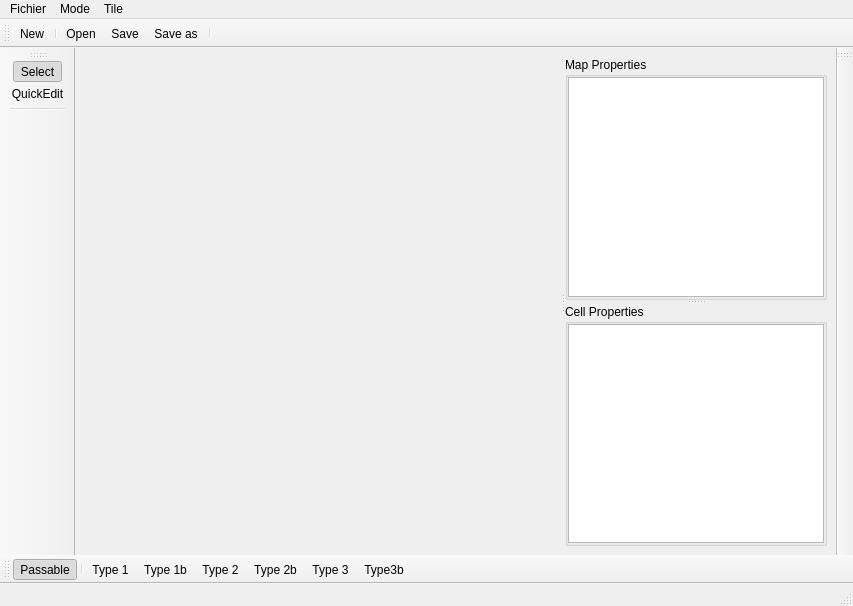
<?xml version="1.0" encoding="UTF-8"?>
<ui version="4.0">
 <class>MainWindow</class>
 <widget class="QMainWindow" name="MainWindow">
  <property name="geometry">
   <rect>
    <x>0</x>
    <y>0</y>
    <width>853</width>
    <height>606</height>
   </rect>
  </property>
  <property name="windowTitle">
   <string>RayCaster Map Editor</string>
  </property>
  <property name="windowIcon">
   <iconset resource="../../resources/swe.qrc">
    <normaloff>:/Main/mainIcon/mainIcon.svg</normaloff>:/Main/mainIcon/mainIcon.svg</iconset>
  </property>
  <widget class="QWidget" name="centralwidget">
   <layout class="QHBoxLayout" name="horizontalLayout">
    <item>
     <widget class="QSplitter" name="splitter_2">
      <property name="orientation">
       <enum>Qt::Horizontal</enum>
      </property>
      <widget class="we::RenderArea" name="DrawArea" native="true">
       <property name="sizePolicy">
        <sizepolicy hsizetype="Preferred" vsizetype="Preferred">
         <horstretch>1</horstretch>
         <verstretch>0</verstretch>
        </sizepolicy>
       </property>
       <property name="cursor">
        <cursorShape>CrossCursor</cursorShape>
       </property>
       <property name="mouseTracking">
        <bool>true</bool>
       </property>
      </widget>
      <widget class="QSplitter" name="splitter">
       <property name="orientation">
        <enum>Qt::Vertical</enum>
       </property>
       <widget class="QGroupBox" name="groupBox">
        <property name="title">
         <string>Map Properties</string>
        </property>
        <layout class="QGridLayout" name="gridLayout_2">
         <property name="leftMargin">
          <number>0</number>
         </property>
         <property name="topMargin">
          <number>0</number>
         </property>
         <property name="rightMargin">
          <number>0</number>
         </property>
         <property name="bottomMargin">
          <number>0</number>
         </property>
         <item row="0" column="0">
          <widget class="we::TableMap" name="tableMap"/>
         </item>
        </layout>
       </widget>
       <widget class="QGroupBox" name="groupBox_2">
        <property name="title">
         <string>Cell Properties</string>
        </property>
        <layout class="QGridLayout" name="gridLayout_3">
         <property name="leftMargin">
          <number>0</number>
         </property>
         <property name="topMargin">
          <number>0</number>
         </property>
         <property name="rightMargin">
          <number>0</number>
         </property>
         <property name="bottomMargin">
          <number>0</number>
         </property>
         <item row="0" column="0">
          <widget class="we::TableCell" name="tableCell"/>
         </item>
        </layout>
       </widget>
      </widget>
     </widget>
    </item>
   </layout>
  </widget>
  <widget class="QMenuBar" name="menuBar">
   <property name="geometry">
    <rect>
     <x>0</x>
     <y>0</y>
     <width>853</width>
     <height>22</height>
    </rect>
   </property>
   <widget class="QMenu" name="menuFichier">
    <property name="title">
     <string>Fichier</string>
    </property>
    <addaction name="actionNew"/>
    <addaction name="separator"/>
    <addaction name="actionOpen"/>
    <addaction name="actionSave"/>
    <addaction name="actionSave_as"/>
    <addaction name="separator"/>
    <addaction name="actionQuit"/>
   </widget>
   <widget class="QMenu" name="menuMode">
    <property name="title">
     <string>Mode</string>
    </property>
    <addaction name="actionSelect"/>
    <addaction name="actionQuickEdit"/>
   </widget>
   <widget class="QMenu" name="menuTile">
    <property name="title">
     <string>Tile</string>
    </property>
    <widget class="QMenu" name="menuWall">
     <property name="title">
      <string>Wall</string>
     </property>
     <addaction name="actionWallType_1"/>
     <addaction name="actionWallType_1b"/>
     <addaction name="actionWallType_2"/>
     <addaction name="actionWallType_2b"/>
     <addaction name="actionWallType_3"/>
     <addaction name="actionWallType_3b"/>
    </widget>
    <addaction name="actionPassable"/>
    <addaction name="separator"/>
    <addaction name="menuWall"/>
   </widget>
   <addaction name="menuFichier"/>
   <addaction name="menuMode"/>
   <addaction name="menuTile"/>
  </widget>
  <widget class="QStatusBar" name="statusBar"/>
  <widget class="QToolBar" name="topToolBar">
   <property name="windowTitle">
    <string>toolBar</string>
   </property>
   <attribute name="toolBarArea">
    <enum>TopToolBarArea</enum>
   </attribute>
   <attribute name="toolBarBreak">
    <bool>false</bool>
   </attribute>
   <addaction name="actionNew"/>
   <addaction name="separator"/>
   <addaction name="actionOpen"/>
   <addaction name="actionSave"/>
   <addaction name="actionSave_as"/>
   <addaction name="separator"/>
  </widget>
  <widget class="QToolBar" name="leftToolBar">
   <property name="windowTitle">
    <string>toolBar_2</string>
   </property>
   <attribute name="toolBarArea">
    <enum>LeftToolBarArea</enum>
   </attribute>
   <attribute name="toolBarBreak">
    <bool>false</bool>
   </attribute>
   <addaction name="actionSelect"/>
   <addaction name="actionQuickEdit"/>
   <addaction name="separator"/>
  </widget>
  <widget class="QToolBar" name="rightToolBar">
   <property name="windowTitle">
    <string>toolBar_3</string>
   </property>
   <attribute name="toolBarArea">
    <enum>RightToolBarArea</enum>
   </attribute>
   <attribute name="toolBarBreak">
    <bool>false</bool>
   </attribute>
  </widget>
  <widget class="QToolBar" name="bottomToolBar">
   <property name="windowTitle">
    <string>toolBar_4</string>
   </property>
   <attribute name="toolBarArea">
    <enum>BottomToolBarArea</enum>
   </attribute>
   <attribute name="toolBarBreak">
    <bool>false</bool>
   </attribute>
   <addaction name="actionPassable"/>
   <addaction name="separator"/>
   <addaction name="actionWallType_1"/>
   <addaction name="actionWallType_1b"/>
   <addaction name="actionWallType_2"/>
   <addaction name="actionWallType_2b"/>
   <addaction name="actionWallType_3"/>
   <addaction name="actionWallType_3b"/>
  </widget>
  <action name="actionNew">
   <property name="icon">
    <iconset resource="../../resources/swe.qrc">
     <normaloff>:/fichier/icons/file.png</normaloff>:/fichier/icons/file.png</iconset>
   </property>
   <property name="text">
    <string>New</string>
   </property>
   <property name="toolTip">
    <string>Create New Map</string>
   </property>
   <property name="shortcut">
    <string>Ctrl+N</string>
   </property>
  </action>
  <action name="actionOpen">
   <property name="icon">
    <iconset resource="../../resources/swe.qrc">
     <normaloff>:/fichier/icons/folder_open.png</normaloff>:/fichier/icons/folder_open.png</iconset>
   </property>
   <property name="text">
    <string>Open</string>
   </property>
   <property name="toolTip">
    <string>Open existing map</string>
   </property>
   <property name="shortcut">
    <string>Ctrl+O</string>
   </property>
  </action>
  <action name="actionSave">
   <property name="icon">
    <iconset resource="../../resources/swe.qrc">
     <normaloff>:/fichier/icons/save.png</normaloff>:/fichier/icons/save.png</iconset>
   </property>
   <property name="text">
    <string>Save</string>
   </property>
   <property name="toolTip">
    <string>Save map</string>
   </property>
   <property name="shortcut">
    <string>Ctrl+S</string>
   </property>
  </action>
  <action name="actionSave_as">
   <property name="icon">
    <iconset resource="../../resources/swe.qrc">
     <normaloff>:/fichier/icons/save-as.png</normaloff>:/fichier/icons/save-as.png</iconset>
   </property>
   <property name="text">
    <string>Save as</string>
   </property>
   <property name="toolTip">
    <string>Save map as</string>
   </property>
   <property name="shortcut">
    <string>Ctrl+Shift+S</string>
   </property>
  </action>
  <action name="actionQuit">
   <property name="icon">
    <iconset resource="../../resources/swe.qrc">
     <normaloff>:/fichier/icons/shutdown.png</normaloff>:/fichier/icons/shutdown.png</iconset>
   </property>
   <property name="text">
    <string>Quit</string>
   </property>
   <property name="toolTip">
    <string>Quit Map Editor</string>
   </property>
   <property name="shortcut">
    <string>Ctrl+Q</string>
   </property>
  </action>
  <action name="actionSelect">
   <property name="checkable">
    <bool>true</bool>
   </property>
   <property name="checked">
    <bool>true</bool>
   </property>
   <property name="icon">
    <iconset resource="../../resources/swe.qrc">
     <normaloff>:/Mode/icons/Select.svg</normaloff>:/Mode/icons/Select.svg</iconset>
   </property>
   <property name="text">
    <string>Select</string>
   </property>
   <property name="shortcut">
    <string>Ctrl+Alt+S</string>
   </property>
  </action>
  <action name="actionQuickEdit">
   <property name="checkable">
    <bool>true</bool>
   </property>
   <property name="icon">
    <iconset resource="../../resources/swe.qrc">
     <normaloff>:/Mode/icons/Edit.svg</normaloff>:/Mode/icons/Edit.svg</iconset>
   </property>
   <property name="text">
    <string>QuickEdit</string>
   </property>
   <property name="toolTip">
    <string>QuickEdit</string>
   </property>
   <property name="shortcut">
    <string>Ctrl+Alt+€</string>
   </property>
  </action>
  <action name="actionPassable">
   <property name="checkable">
    <bool>true</bool>
   </property>
   <property name="checked">
    <bool>true</bool>
   </property>
   <property name="icon">
    <iconset resource="../../resources/swe.qrc">
     <normaloff>:/Tile/icons/Passable.svg</normaloff>:/Tile/icons/Passable.svg</iconset>
   </property>
   <property name="text">
    <string>Passable</string>
   </property>
  </action>
  <action name="actionWallType_1">
   <property name="checkable">
    <bool>true</bool>
   </property>
   <property name="icon">
    <iconset resource="../../resources/swe.qrc">
     <normaloff>:/Tile/icons/WallType1.svg</normaloff>:/Tile/icons/WallType1.svg</iconset>
   </property>
   <property name="text">
    <string>Type 1</string>
   </property>
   <property name="toolTip">
    <string>Wall Type 1</string>
   </property>
  </action>
  <action name="actionWallType_1b">
   <property name="checkable">
    <bool>true</bool>
   </property>
   <property name="icon">
    <iconset resource="../../resources/swe.qrc">
     <normaloff>:/Tile/icons/WallType1b.svg</normaloff>:/Tile/icons/WallType1b.svg</iconset>
   </property>
   <property name="text">
    <string>Type 1b</string>
   </property>
   <property name="toolTip">
    <string>Wall Type 1b</string>
   </property>
  </action>
  <action name="actionWallType_2">
   <property name="checkable">
    <bool>true</bool>
   </property>
   <property name="icon">
    <iconset resource="../../resources/swe.qrc">
     <normaloff>:/Tile/icons/WallType2.svg</normaloff>:/Tile/icons/WallType2.svg</iconset>
   </property>
   <property name="text">
    <string>Type 2</string>
   </property>
   <property name="toolTip">
    <string>Wall Type 2</string>
   </property>
  </action>
  <action name="actionWallType_2b">
   <property name="checkable">
    <bool>true</bool>
   </property>
   <property name="icon">
    <iconset resource="../../resources/swe.qrc">
     <normaloff>:/Tile/icons/WallType2b.svg</normaloff>:/Tile/icons/WallType2b.svg</iconset>
   </property>
   <property name="text">
    <string>Type 2b</string>
   </property>
   <property name="toolTip">
    <string>Wall Type 2b</string>
   </property>
  </action>
  <action name="actionWallType_3">
   <property name="checkable">
    <bool>true</bool>
   </property>
   <property name="icon">
    <iconset resource="../../resources/swe.qrc">
     <normaloff>:/Tile/icons/WallType3.svg</normaloff>:/Tile/icons/WallType3.svg</iconset>
   </property>
   <property name="text">
    <string>Type 3</string>
   </property>
   <property name="toolTip">
    <string>Wall Type 3</string>
   </property>
  </action>
  <action name="actionWallType_3b">
   <property name="checkable">
    <bool>true</bool>
   </property>
   <property name="icon">
    <iconset resource="../../resources/swe.qrc">
     <normaloff>:/Tile/icons/WallType3b.svg</normaloff>:/Tile/icons/WallType3b.svg</iconset>
   </property>
   <property name="text">
    <string>Type3b</string>
   </property>
   <property name="toolTip">
    <string>Wall Type3b</string>
   </property>
  </action>
 </widget>
 <customwidgets>
  <customwidget>
   <class>we::RenderArea</class>
   <extends>QWidget</extends>
   <header>RenderArea.h</header>
   <container>1</container>
  </customwidget>
  <customwidget>
   <class>we::TableMap</class>
   <extends>QTableWidget</extends>
   <header>TableMap.h</header>
  </customwidget>
  <customwidget>
   <class>we::TableCell</class>
   <extends>QTableWidget</extends>
   <header>TableCell.h</header>
  </customwidget>
 </customwidgets>
 <resources>
  <include location="../../resources/swe.qrc"/>
 </resources>
 <connections>
  <connection>
   <sender>actionNew</sender>
   <signal>triggered()</signal>
   <receiver>MainWindow</receiver>
   <slot>actNew()</slot>
   <hints>
    <hint type="sourcelabel">
     <x>-1</x>
     <y>-1</y>
    </hint>
    <hint type="destinationlabel">
     <x>399</x>
     <y>299</y>
    </hint>
   </hints>
  </connection>
  <connection>
   <sender>actionOpen</sender>
   <signal>triggered()</signal>
   <receiver>MainWindow</receiver>
   <slot>actOpen()</slot>
   <hints>
    <hint type="sourcelabel">
     <x>-1</x>
     <y>-1</y>
    </hint>
    <hint type="destinationlabel">
     <x>399</x>
     <y>299</y>
    </hint>
   </hints>
  </connection>
  <connection>
   <sender>actionQuit</sender>
   <signal>triggered()</signal>
   <receiver>MainWindow</receiver>
   <slot>actQuit()</slot>
   <hints>
    <hint type="sourcelabel">
     <x>-1</x>
     <y>-1</y>
    </hint>
    <hint type="destinationlabel">
     <x>399</x>
     <y>299</y>
    </hint>
   </hints>
  </connection>
  <connection>
   <sender>actionSave</sender>
   <signal>triggered()</signal>
   <receiver>MainWindow</receiver>
   <slot>actSave()</slot>
   <hints>
    <hint type="sourcelabel">
     <x>-1</x>
     <y>-1</y>
    </hint>
    <hint type="destinationlabel">
     <x>399</x>
     <y>299</y>
    </hint>
   </hints>
  </connection>
  <connection>
   <sender>actionSave_as</sender>
   <signal>triggered()</signal>
   <receiver>MainWindow</receiver>
   <slot>actSaveAs()</slot>
   <hints>
    <hint type="sourcelabel">
     <x>-1</x>
     <y>-1</y>
    </hint>
    <hint type="destinationlabel">
     <x>399</x>
     <y>299</y>
    </hint>
   </hints>
  </connection>
  <connection>
   <sender>actionSelect</sender>
   <signal>triggered()</signal>
   <receiver>MainWindow</receiver>
   <slot>actChangeMode()</slot>
   <hints>
    <hint type="sourcelabel">
     <x>-1</x>
     <y>-1</y>
    </hint>
    <hint type="destinationlabel">
     <x>426</x>
     <y>302</y>
    </hint>
   </hints>
  </connection>
  <connection>
   <sender>actionQuickEdit</sender>
   <signal>triggered()</signal>
   <receiver>MainWindow</receiver>
   <slot>actChangeMode()</slot>
   <hints>
    <hint type="sourcelabel">
     <x>-1</x>
     <y>-1</y>
    </hint>
    <hint type="destinationlabel">
     <x>426</x>
     <y>302</y>
    </hint>
   </hints>
  </connection>
  <connection>
   <sender>actionPassable</sender>
   <signal>triggered()</signal>
   <receiver>MainWindow</receiver>
   <slot>actChangePattern()</slot>
   <hints>
    <hint type="sourcelabel">
     <x>-1</x>
     <y>-1</y>
    </hint>
    <hint type="destinationlabel">
     <x>426</x>
     <y>302</y>
    </hint>
   </hints>
  </connection>
  <connection>
   <sender>actionWallType_1</sender>
   <signal>triggered()</signal>
   <receiver>MainWindow</receiver>
   <slot>actChangePattern()</slot>
   <hints>
    <hint type="sourcelabel">
     <x>-1</x>
     <y>-1</y>
    </hint>
    <hint type="destinationlabel">
     <x>426</x>
     <y>302</y>
    </hint>
   </hints>
  </connection>
  <connection>
   <sender>actionWallType_1b</sender>
   <signal>triggered()</signal>
   <receiver>MainWindow</receiver>
   <slot>actChangePattern()</slot>
   <hints>
    <hint type="sourcelabel">
     <x>-1</x>
     <y>-1</y>
    </hint>
    <hint type="destinationlabel">
     <x>426</x>
     <y>302</y>
    </hint>
   </hints>
  </connection>
  <connection>
   <sender>actionWallType_2</sender>
   <signal>triggered()</signal>
   <receiver>MainWindow</receiver>
   <slot>actChangePattern()</slot>
   <hints>
    <hint type="sourcelabel">
     <x>-1</x>
     <y>-1</y>
    </hint>
    <hint type="destinationlabel">
     <x>426</x>
     <y>302</y>
    </hint>
   </hints>
  </connection>
  <connection>
   <sender>actionWallType_2b</sender>
   <signal>triggered()</signal>
   <receiver>MainWindow</receiver>
   <slot>actChangePattern()</slot>
   <hints>
    <hint type="sourcelabel">
     <x>-1</x>
     <y>-1</y>
    </hint>
    <hint type="destinationlabel">
     <x>426</x>
     <y>302</y>
    </hint>
   </hints>
  </connection>
  <connection>
   <sender>actionWallType_3</sender>
   <signal>triggered()</signal>
   <receiver>MainWindow</receiver>
   <slot>actChangePattern()</slot>
   <hints>
    <hint type="sourcelabel">
     <x>-1</x>
     <y>-1</y>
    </hint>
    <hint type="destinationlabel">
     <x>426</x>
     <y>302</y>
    </hint>
   </hints>
  </connection>
  <connection>
   <sender>actionWallType_3b</sender>
   <signal>triggered()</signal>
   <receiver>MainWindow</receiver>
   <slot>actChangePattern()</slot>
   <hints>
    <hint type="sourcelabel">
     <x>-1</x>
     <y>-1</y>
    </hint>
    <hint type="destinationlabel">
     <x>426</x>
     <y>302</y>
    </hint>
   </hints>
  </connection>
 </connections>
 <slots>
  <slot>actOpen()</slot>
  <slot>actNew()</slot>
  <slot>actSave()</slot>
  <slot>actSaveAs()</slot>
  <slot>actQuit()</slot>
  <slot>actChangeMode()</slot>
  <slot>actChangePattern()</slot>
 </slots>
</ui>
